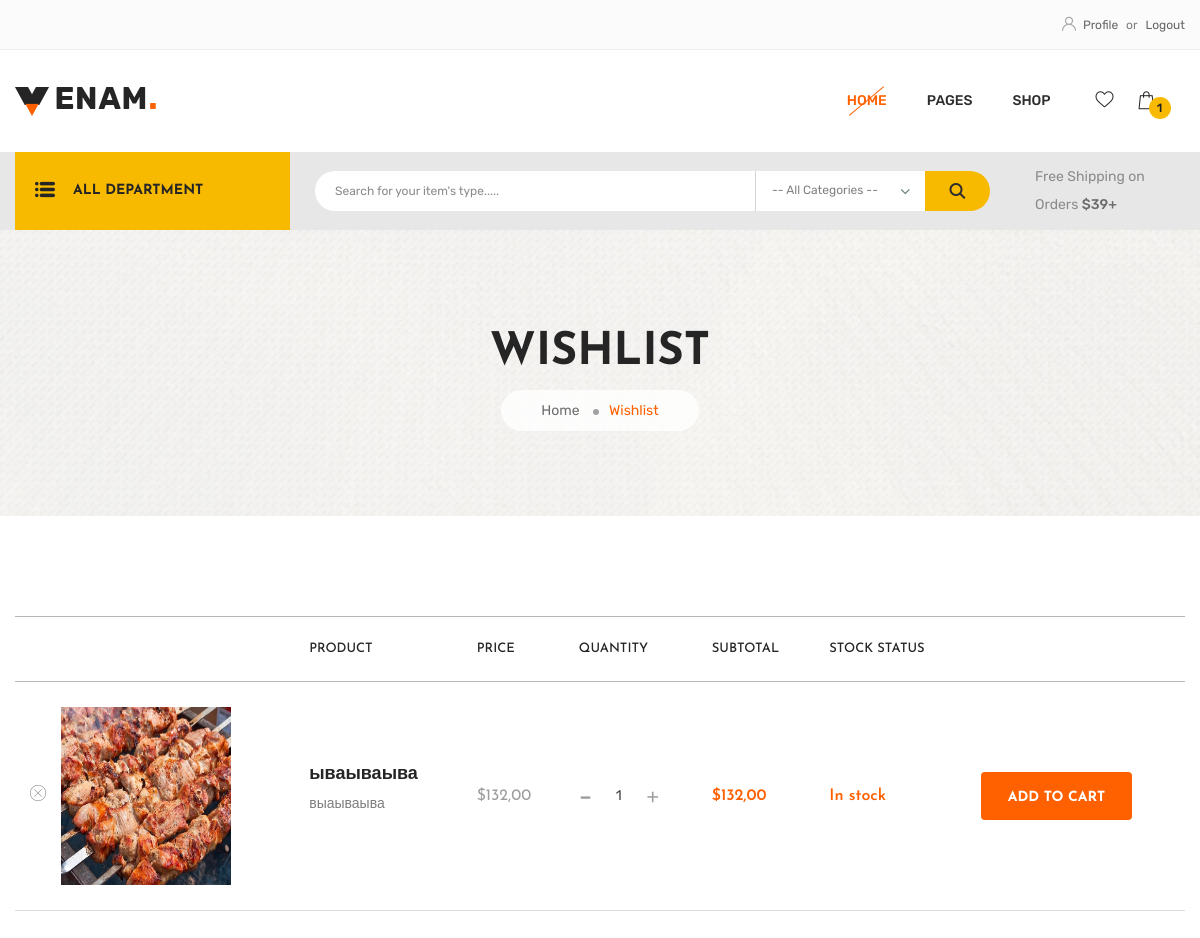
Screenshot of /wishlist/ (signed in) with the database file from the repository.
### wishlists/models.py (models this page shows, shortened)
class Wishlist(models.Model):
    product = models.ForeignKey(Product, on_delete=models.CASCADE, related_name='products')
    user = models.ForeignKey(User, on_delete=models.CASCADE, related_name='users')
    quantity = models.PositiveSmallIntegerField(default=0)
    def total_sum(self):
        return self.product.price * self.quantity

### products/models.py (models this page shows, shortened)
class Product(models.Model):
    name = models.CharField(max_length=100)
    rating = models.PositiveSmallIntegerField(default=0,
                                              blank=True,
                                              null=True,
                                              validators=[MaxValueValidator(5)])
    price = models.DecimalField(max_digits=6, decimal_places=2)
    description = models.TextField()
    size = models.ManyToManyField(Size, blank=True)
    quantity = models.PositiveSmallIntegerField(default=0)
    tag = models.ManyToManyField(Tag, related_name='products')
    category = models.ForeignKey(Category, related_name='products', on_delete=models.CASCADE)
    type_category = models.ForeignKey(TypeCategory, on_delete=models.CASCADE, related_name='products')
    sub_type_category = models.ForeignKey(SubTypeCategory, on_delete=models.CASCADE, related_name='products')
    brand = models.ForeignKey(Brand, on_delete=models.CASCADE)
    is_stock = models.BooleanField(default=True)
    def get_main_image(self):
        return ProductImage.objects.filter(product=self, is_thumbnail=False).first()

class ProductImage(models.Model):
    product = models.ForeignKey(Product, on_delete=models.CASCADE)
    image = models.ImageField(upload_to='product_images')
    is_thumbnail = models.BooleanField(default=False)

### wishlists/views.py (the view)
# urls.py: path('', login_required(WishlistView.as_view()), name='wishlist'),
class WishlistView(ListView):
    template_name = 'wishlists/wishlist.html'
    model = Wishlist
    def get_context_data(self, **kwargs):
        context = super().get_context_data(**kwargs)
        product_wishlists = Wishlist.objects.filter(user=self.request.user)
        context['product_wishlists'] = product_wishlists
        return context

### carts/context_processors.py (called while the page is built)
def cart_context(request):
    if request.user.is_authenticated:
        cart_products = Cart.objects.filter(user=request.user)
        total_sum = sum(cart.product.price * cart.quantity for cart in cart_products)
    else:
        cart_products = []
        total_sum = 0
    context = {
        'cart_products': cart_products,
        'total_sum': total_sum
    }
    return context

### products/context_processors.py (called while the page is built)
def departments_context(request):
    categories = Category.objects.all()
    type_categories = TypeCategory.objects.all()
    sub_type_categories = SubTypeCategory.objects.all()
    context = {
        'categories': categories,
        'type_categories': type_categories,
        'sub_type_categories': sub_type_categories,
    }
    return context

### templates/wishlists/wishlist.html
{% extends "base.html" %}
{% load static %}
{% block content %}
            <section class="breadcrumb-area breadcrumb-bg" data-background="{% static 'img/bg/breadcrumb_bg.jpg' %}">
                <div class="container">
                    <div class="row">
                        <div class="col-12">
                            <div class="breadcrumb-content text-center">
                                <h2>Wishlist</h2>
                                <nav aria-label="breadcrumb">
                                    <ol class="breadcrumb">
                                        <li class="breadcrumb-item"><a href="{% url 'index' %}">Home</a></li>
                                        <li class="breadcrumb-item active" aria-current="page">Wishlist</li>
                                    </ol>
                                </nav>
                            </div>
                        </div>
                    </div>
                </div>
            </section>
            <section class="wishlist-area pt-100 pb-100">
                <div class="container">
                    <div class="row">
                        <div class="col-12">
                            <div class="table-responsive-xl">
                                <table class="table mb-0">
                                    <thead>
                                        <tr>
                                            <th class="product-thumbnail"></th>
                                            <th class="product-name">Product</th>
                                            <th class="product-price">Price</th>
                                            <th class="product-quantity">QUANTITY</th>
                                            <th class="product-subtotal">SUBTOTAL</th>
                                            <th class="product-stock-status">Stock Status</th>
                                            <th class="product-add-to-cart"></th>
                                        </tr>
                                    </thead>
                                    <tbody>
                                        {% for wishlist in product_wishlists %}
                                        <tr>
                                            <td class="product-thumbnail"><a href="{% url 'wishlists:wishlist_remove' wishlist.id %}" class="wishlist-remove"><i class="flaticon-cancel-1"></i></a><a href="{% url 'products:detail' wishlist.product.id %}"><img style="width: 170px; height: 178px" src="{{ wishlist.product.get_main_image.image.url }}" alt=""></a>
                                            </td>
                                            <td class="product-name">
                                                <h4><a href="shop-details.html">{{ wishlist.product.name }}</a></h4>
                                                <p>{{ wishlist.product.description }}</p>
                                            </td>
                                            <td class="product-price">${{ wishlist.product.price }}</td>
                                            <td class="product-quantity">
                                                <div class="cart-plus">
                                                    <form action="#">
                                                        <div class="cart-plus-minus">
                                                            <input type="text" value="{{ wishlist.quantity }}">
                                                        </div>
                                                    </form>
                                                </div>
                                            </td>
                                            <td class="product-subtotal"><span>${{ wishlist.total_sum }}</span></td>
                                            {% if wishlist.product.is_stock %}
                                            <td class="product-stock-status"><span>In stock</span></td>
                                            {% else %}
                                            <td class="product-stock-status"><span>Not available</span></td>
                                            {% endif %}
                                            <td class="product-add-to-cart"><a href="{% url 'carts:cart_add' wishlist.product.id %}" class="btn">Add to Cart</a></td>
                                        </tr>
                                        {% endfor %}
                                    </tbody>
                                </table>
                            </div>
                        </div>
                    </div>
                </div>
            </section>
{% endblock %}

### static/css/default.css (style rules this page uses)
.pt-100 { padding-top: 100px; }
.pb-100 { padding-bottom: 100px; }

### rows the page displays
Wishlist: product.get_main_image.image (picture), product.name "ываываыва", product.description "выаываыва", product.price "132,00", quantity "1", total_sum "132,00", shows "In stock"

### other values shown
{{ cart_products.count }} "1"
